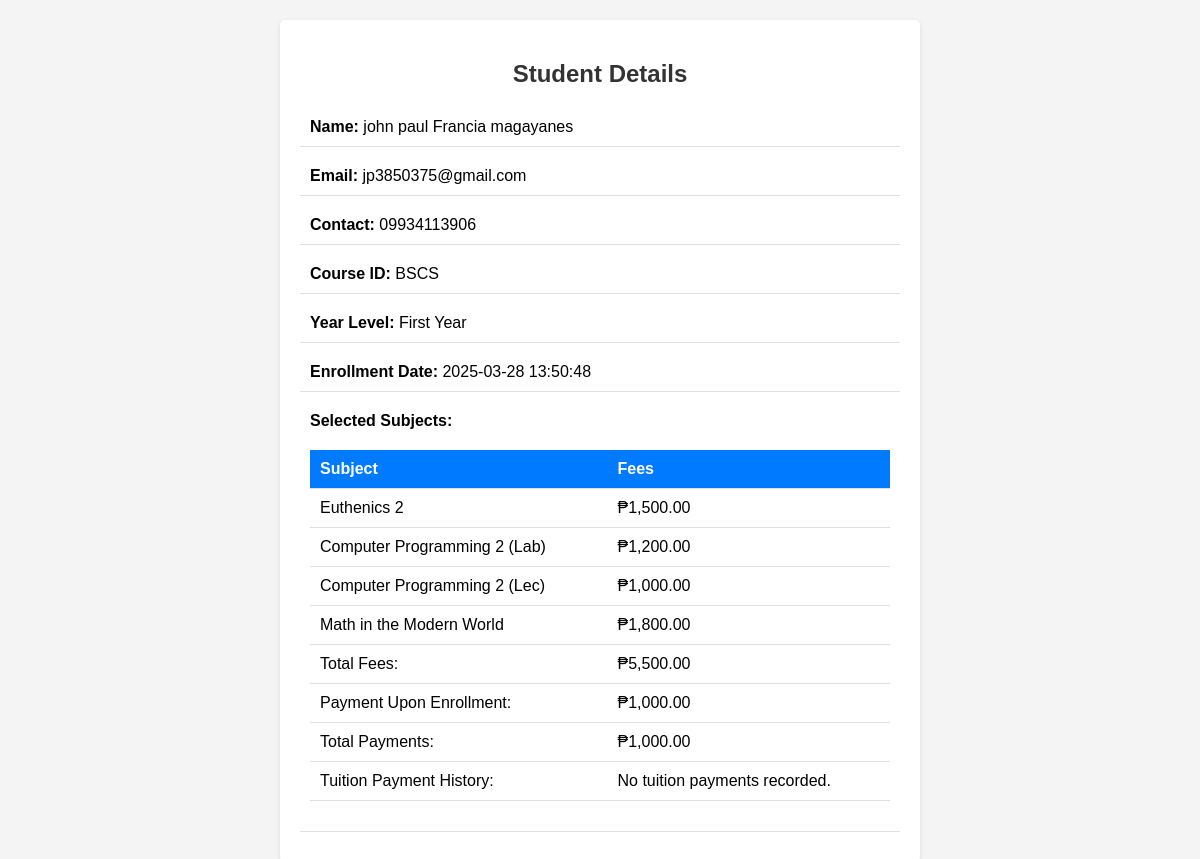
The app's page /upload/sample.php?id=91 with its own data.
### tables this page shows
CREATE TABLE `students` (
  `id` int(11) NOT NULL,
  `first_name` varchar(100) NOT NULL,
  `middle_name` varchar(100) NOT NULL,
  `last_name` varchar(100) NOT NULL,
  `email` varchar(100) NOT NULL,
  `contact` varchar(15) NOT NULL,
  `course_id` varchar(100) NOT NULL,
  `year_level` varchar(50) NOT NULL,
  `selected_subjects` text NOT NULL,
  `upon_enrollment` decimal(10,2) NOT NULL,
  `created_at` timestamp NOT NULL DEFAULT current_timestamp()
);

### upload/sample.php (the view, shortened to what this page needs)
<?php
global $conn;
$student_id = intval($_GET['id']);
$stmt = $conn->prepare("SELECT * FROM students WHERE id = ?");
$stmt->bind_param("i", $student_id);
$stmt->execute();
$result = $stmt->get_result();
$student = $result->fetch_assoc();
$subjectFees = [
    'Euthenics 2' => 1500,
    'Computer Programming 2 (Lab)' => 1200,
    'Computer Programming 2 (Lec)' => 1000,
    'Math in the Modern World' => 1800,
    'National Service Training Program 2' => 800,
    'PATHFIT 2' => 3000,
    'Ethics' => 4000,
    'Discrete Structure 1' => 3000,
    'Data Communication and Networking 2' => 3000,
];
function calculateTotalFees($selectedSubjects, $subjectFees) {
    $total = 0;
    foreach ($selectedSubjects as $subject) {
        $subject = trim($subject);
        if (isset($subjectFees[$subject])) {
            $total += $subjectFees[$subject];
        }
    }
    return $total;
}
$tuition_payments = [];
$selected_subjects = $student['selected_subjects'];
$payment_upon_enrollment = $student['upon_enrollment'];
$totalFees = calculateTotalFees(explode(',', $selected_subjects), $subjectFees);
$totalPayments = array_sum($tuition_payments) + $payment_upon_enrollment;
?>
<!DOCTYPE html>
<html lang="en">
<head>
</head>
<body>
<div class="container">
    <h2>Student Details</h2>
    <div class="detail">
        <label>Name:</label> <?= htmlspecialchars($student['first_name']) ?> <?= htmlspecialchars($student['middle_name']) ?> <?= htmlspecialchars($student['last_name']) ?>
    </div>
    <div class="detail">
        <label>Email:</label> <?= htmlspecialchars($student['email']) ?>
    </div>
    <div class="detail">
        <label>Contact:</label> <?= htmlspecialchars($student['contact']) ?>
    </div>
    <div class="detail">
        <label>Course ID:</label> <?= htmlspecialchars($student['course_id']) ?>
    </div>
    <div class="detail">
        <label>Year Level:</label> <?= htmlspecialchars($student['year_level']) ?>
    </div>
    <div class="detail">
        <label>Enrollment Date:</label> <?= htmlspecialchars($student['created_at']) ?>
    </div>
    <div class="detail">
        <label>Selected Subjects:</label>
        <table>
            <thead>
            <tr>
                <th>Subject</th>
                <th>Fees</th>
            </tr>
            </thead>
            <tbody>
            <?php
            if (!empty($selected_subjects)) {
                $subjects = explode(',', $selected_subjects);
                foreach ($subjects as $subject) {
                    $subject = trim($subject);
                    if (!empty($subject)) {
                        $fee = isset($subjectFees[$subject]) ? '₱' . number_format($subjectFees[$subject], 2) : 'N/A';
                        echo '<tr><td>' . htmlspecialchars($subject) . '</td><td>' . $fee . '</td></tr>';
                    }
                }
                echo '<tr><td>Total Fees:</td><td>₱' . number_format($totalFees, 2) . '</td></tr>';
                echo '<tr>
                        <td>Payment Upon Enrollment:</td>
                        <td>₱' . number_format($payment_upon_enrollment, 2) . '</td>
                      </tr>';
                echo '<tr>
                        <td>Total Payments:</td>
                        <td>₱' . number_format($totalPayments, 2) . '</td>
                      </tr>';
                echo '<tr>
                        <td>Tuition Payment History:</td>
                        <td>';
                if (!empty($tuition_payments)) {
                    echo '<ul>';
                    foreach ($tuition_payments as $payment) {
                        echo '<li>₱' . number_format($payment, 2) . '</li>';
                    }
                    echo '</ul>';
                } else {
                    echo 'No tuition payments recorded.';
                }
                echo '</td></tr>';
            } else {
                echo '<tr><td colspan="2">No subjects found.</td></tr>';
            }
            ?>
            </tbody>
        </table>
    </div>
</div>
</body>
</html>

### upload/sample.php (style rules this page uses)
body { font-family: Arial, sans-serif; background-color: #f4f4f4; margin: 0; padding: 20px; }
.container { background: white; padding: 20px; border-radius: 5px; box-shadow: 0 2px 5px rgba(0, 0, 0, 0.1); max-width: 600px; margin: auto; }
h2 { text-align: center; color: #333; }
.detail { margin: 10px 0; padding: 10px; border-bottom: 1px solid #e0e0e0; }
label { font-weight: bold; }
table { width: 100%; border-collapse: collapse; margin: 20px 0; }
th, td { padding: 10px; text-align: left; border-bottom: 1px solid #e0e0e0; }
th { background-color: #007bff; color: white; }

### records on screen
students: first_name "john paul", middle_name "Francia", last_name "magayanes", email "jp3850375@gmail.com", contact "09934113906", course "BSCS", year_level "First Year", created_at "2025-03-28 13:50:48", selected_subjects "Euthenics 2", selected_subjects "₱1,500.00", selected_subjects "Computer Programming 2 (Lab)", selected_subjects "₱1,200.00", selected_subjects "Computer Programming 2 (Lec)", selected_subjects "₱1,000.00", selected_subjects "Math in the Modern World", selected_subjects "₱1,800.00", selected_subjects "5,500.00", upon_enrollment "1,000.00"
